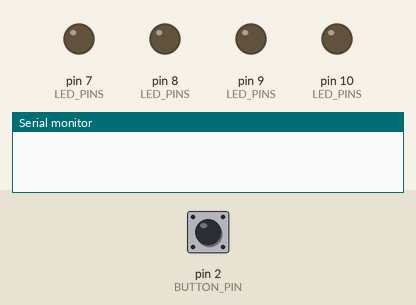
Simulated run of this sketch. Board: Arduino Uno, built with avr-gcc and run on an emulated ATmega328P. On the bench: output pins drawn as LEDs (lit = HIGH), the last lines printed to the serial monitor. Dashed ring = blinking. The test bench sets the inputs (shaded band); at power-on: pin 2 (BUTTON_PIN) LOW. Random numbers use the default seed unless the sketch sets one.

Above: at 1.2 s.
1.3 s: pin 2 (BUTTON_PIN) pulled HIGH for 0.15 s
At 1.9 s:
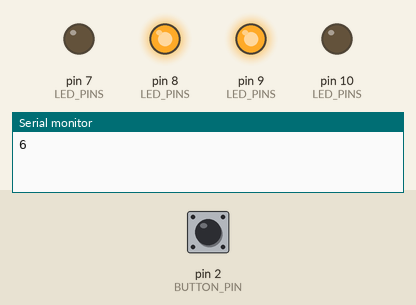
3.0 s: pin 2 (BUTTON_PIN) pulled HIGH for 1 s
At 3.35 s:
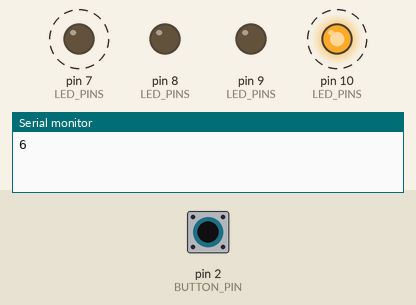
6.0 s: pin 2 (BUTTON_PIN) pulled HIGH for 0.15 s
At 6.7 s:
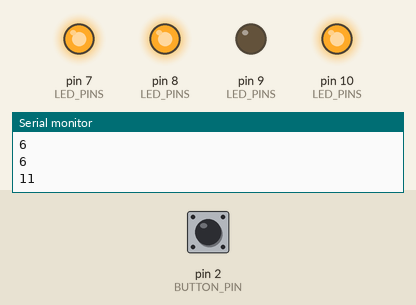
7.7 s: pin 2 (BUTTON_PIN) pulled HIGH for 3.2 s
At 11.5 s:
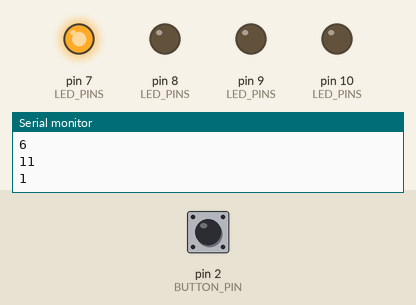
12.4 s: pin 2 (BUTTON_PIN) pulsed HIGH 5 times (0.12 s each, 0.3 s apart)
At 14.9 s:
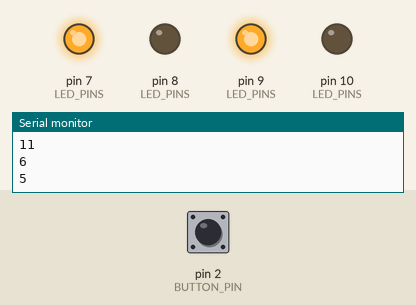
15.4 s: pin 2 (BUTTON_PIN) pulled HIGH for 0.15 s
At 16.3 s:
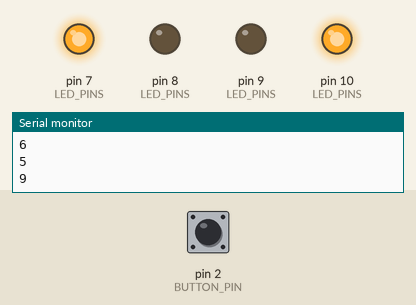
Timing chart, 0 to 18.1 s (numbered marks = the images above; inputs shaded):
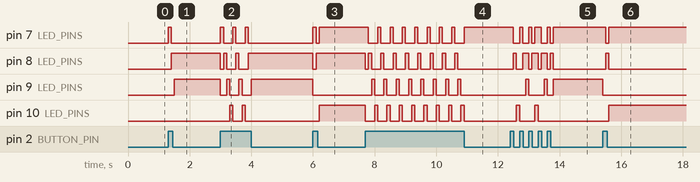

The sketch:

5_dice_game_binary.ino
```cpp
#include "LedLine.h"
#include "Button.h"

const int BUTTON_PIN = 2;
const int LED_PINS[] = {7, 8, 9, 10};
const int LEDS_NUM = 4;
const int ANIMATION_DELAY_MS = 100;

Button button(BUTTON_PIN);
LedLine leds(LEDS_NUM, LED_PINS);

void setup()
{
  Serial.begin(115200);

  button.init();
  leds.init();

  randomSeed(analogRead(0));
}

unsigned randomNum = 0;

void loop()
{
  bool toggled = false;

  if (button.state(toggled) == HIGH)
  {
    if (toggled)
    {
      leds.initAnimation();
    }
    leds.nextAnimationStep(ANIMATION_DELAY_MS);
  }
  else
  {
    if (toggled)
    {
      randomNum = static_cast<unsigned>(random(1, 12));

      Serial.println(randomNum);
    }
    leds.setLeds(randomNum);
  }
}
```

Button.cpp
```cpp
#include "Button.h"
#include "Arduino.h"

Button::Button(int p)
  : mPin(p)
{ }

void Button::init() const
{
  pinMode(mPin, INPUT);
}

int Button::state(bool& toggled)
{
  int curState = digitalRead(mPin);
  if (mLastState == curState)
  {
    toggled = false;
  }
  else
  {
    toggled = true;
    mLastState = curState;
  }
  return mLastState;
}
```

Button.h
```cpp
#pragma once

#include "Arduino.h"

class Button
{
public:
  explicit Button(int p);
  void init() const;
  int state(bool& toggled);
private:
  int mLastState = LOW;
  int mPin = 0;
};
```

Measured:
- after the input at 1.3 s, pin 7 (LED_PINS): LOW → HIGH at once, → LOW 0.10 s later; pin 8 (LED_PINS): LOW → HIGH after 0.10 s; pin 9 (LED_PINS): LOW → HIGH after 0.20 s
- after the input at 3.0 s, pin 7 (LED_PINS): alternates HIGH for 0.10 s and LOW for 0.30 s, 6 changes in all, then stays LOW, starting at once; pin 8 (LED_PINS): HIGH → LOW at once, then repeats every 0.40 s: HIGH 0.10 s, LOW 0.30 s, until it stays HIGH from 3.9 s
- after the input at 6.0 s, pin 7 (LED_PINS): LOW → HIGH at once, → LOW 0.10 s later, → HIGH 0.10 s later; pin 8 (LED_PINS): HIGH → LOW at once, → HIGH 0.10 s later; pin 9 (LED_PINS): HIGH → LOW at once; pin 10 (LED_PINS): LOW → HIGH after 0.20 s
- after the input at 7.7 s, pin 7 (LED_PINS): alternates HIGH for 0.10 s and LOW for 0.30 s, 16 changes in all, then stays HIGH, starting after 0.10 s; pin 8 (LED_PINS): HIGH → LOW at once, then repeats every 0.40 s: HIGH 0.10 s, LOW 0.30 s, until it stays LOW from 10.7 s
- after the input at 12.4 s, pin 7 (LED_PINS): HIGH → LOW after 0.10 s, → HIGH 0.20 s later, → LOW 0.10 s later, → HIGH 0.20 s later, … (10 changes in this stretch); pin 8 (LED_PINS): goes HIGH 0.10 s, LOW 0.20 s, 3 × (HIGH 0.20 s, LOW 0.10 s), HIGH 0.10 s, then LOW, starting after 0.10 s
- after the input at 15.4 s, pin 7 (LED_PINS): HIGH → LOW after 0.10 s, → HIGH 0.10 s later; pin 8 (LED_PINS): LOW → HIGH after 0.10 s, → LOW 0.10 s later; pin 9 (LED_PINS): HIGH → LOW at once; pin 10 (LED_PINS): LOW → HIGH after 0.20 s
